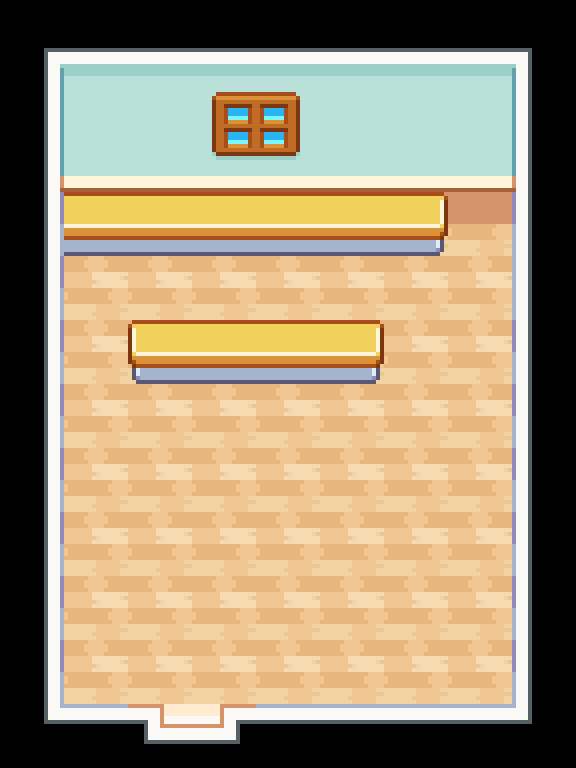

A level layout from a 2D game, rendered from its tile map. Below: a short description, then the map file with its tile-grid data intact:
An orthogonal 9x12 tile map with 64x64 px tiles, 2 tile layers (Terrain, Terrain top), 3 tilesets and 11 objects (2x Location1).

<map version="1.10" tiledversion="1.11.2" orientation="orthogonal" renderorder="right-down" width="9" height="12" tilewidth="64" tileheight="64" infinite="0" nextlayerid="13" nextobjectid="39">
 <tileset firstgid="1" source="../../tilesets/world.tsx" />
 <tileset firstgid="211" source="../../tilesets/objects.tsx" />
 <tileset firstgid="242" source="../../tilesets/indoor.tsx" />
 <layer id="1" name="Terrain" width="9" height="12">
  <data encoding="csv">
242,243,243,243,243,243,243,243,244,
252,253,253,265,266,253,253,253,254,
262,263,263,275,276,263,263,263,264,
277,273,273,273,273,273,273,273,279,
277,283,283,283,283,283,283,283,289,
277,283,283,283,283,283,283,283,279,
277,283,283,283,283,283,283,283,279,
277,283,283,283,283,283,283,283,279,
277,283,283,283,283,283,283,283,279,
277,283,283,283,283,283,283,283,279,
277,283,283,283,283,283,283,283,279,
297,298,255,256,298,298,298,298,299
</data>
 </layer>
 <layer id="10" name="Terrain top" width="9" height="12">
  <data encoding="csv">
0,0,0,0,0,0,0,0,0,
0,0,0,0,0,0,0,0,0,
0,0,0,0,0,0,0,0,0,
0,323,323,323,323,323,303,0,0,
0,0,0,0,0,0,0,0,0,
0,0,313,323,323,303,0,0,0,
0,0,0,0,0,0,0,0,0,
0,0,0,0,0,0,0,0,0,
0,0,0,0,0,0,0,0,0,
0,0,0,0,0,0,0,0,0,
0,0,0,0,0,0,0,0,0,
0,0,0,0,0,0,0,0,0
</data>
 </layer>
 <objectgroup id="2" name="Player">
  <object id="1" name="Location1" x="192" y="641">
   <properties>
    <property name="direction" value="up" />
   </properties>
   <point />
  </object>
 </objectgroup>
 <objectgroup id="9" name="Walls">
  <object id="20" x="256" y="704" width="256" height="64" />
  <object id="21" x="64" y="704" width="64" height="64" />
  <object id="22" x="0" y="192" width="64" height="512" />
  <object id="24" x="512" y="192" width="64" height="512" />
  <object id="27" x="128" y="320" width="256" height="64" />
  <object id="35" x="64" y="128" width="448" height="128" />
 </objectgroup>
 <objectgroup id="12" name="Trees_small">
  <object id="30" gid="2147483863" x="448" y="256" width="64" height="128" />
  <object id="37" gid="215" x="64" y="704" width="64" height="128" />
 </objectgroup>
 <objectgroup id="3" name="Objects">
  <object id="36" gid="235" x="280" y="713.333" width="232" height="80" />
 </objectgroup>
 <objectgroup id="11" name="Portals">
  <object id="25" name="Location1" x="128" y="723" width="128" height="45">
   <properties>
    <property name="place" value="Location1_house2" />
   </properties>
  </object>
 </objectgroup>
</map>
